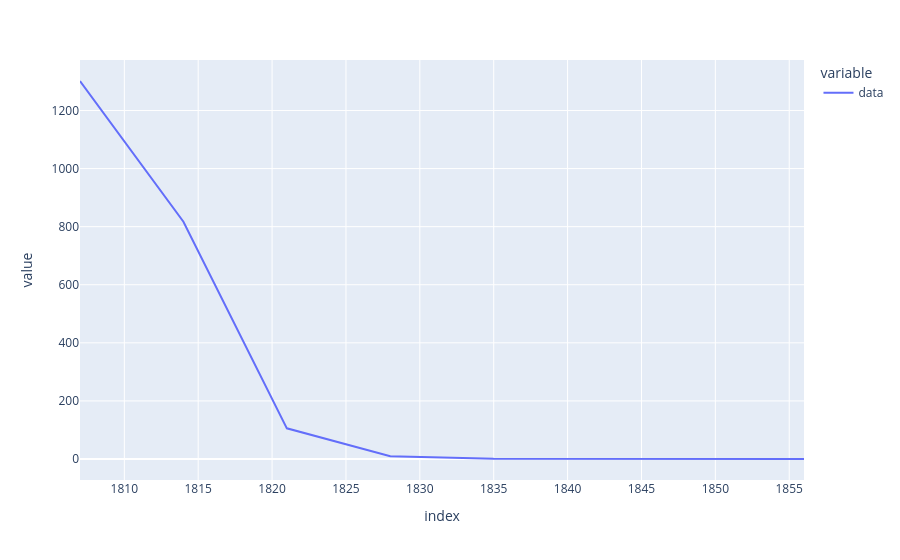

The notebook cell saved with this chart:
### Code cell
inf_target = (
    results["flows"]["infection"]
    .sum(to_dims="time")
    .to_pandas_df()
    .rolling(7)
    .sum()[7:60:7]
)["data"]
inf_target_fuzzy = inf_target * np.exp(
    np.random.normal(scale=0.01, size=len(inf_target))
)
inf_target_fuzzy.plot()

### Figure 1 — Plotly figure (JSON) as saved in the notebook; plotly's stock layout.template omitted (floating-point values rounded to 4 significant figures)
{"data": [{"hovertemplate": "variable=data<br>index=%{x}<br>value=%{y}<extra></extra>", "legendgroup": "data", "line": {"color": "#636efa", "dash": "solid"}, "marker": {"symbol": "circle"}, "mode": "lines", "name": "data", "orientation": "v", "showlegend": true, "type": "scatter", "x": [1807.0, 1814.0, 1821.0, 1828.0, 1835.0, 1842.0, 1849.0, 1856.0], "xaxis": "x", "y": [1302.0, 817.0, 105.6, 9.628, 0.8362, 0.07144, 0.00617, 0.000543], "yaxis": "y"}], "layout": {"legend": {"title": {"text": "variable"}, "tracegroupgap": 0}, "margin": {"t": 60}, "xaxis": {"anchor": "y", "domain": [0, 1], "title": {"text": "index"}}, "yaxis": {"anchor": "x", "domain": [0, 1], "title": {"text": "value"}}}}
